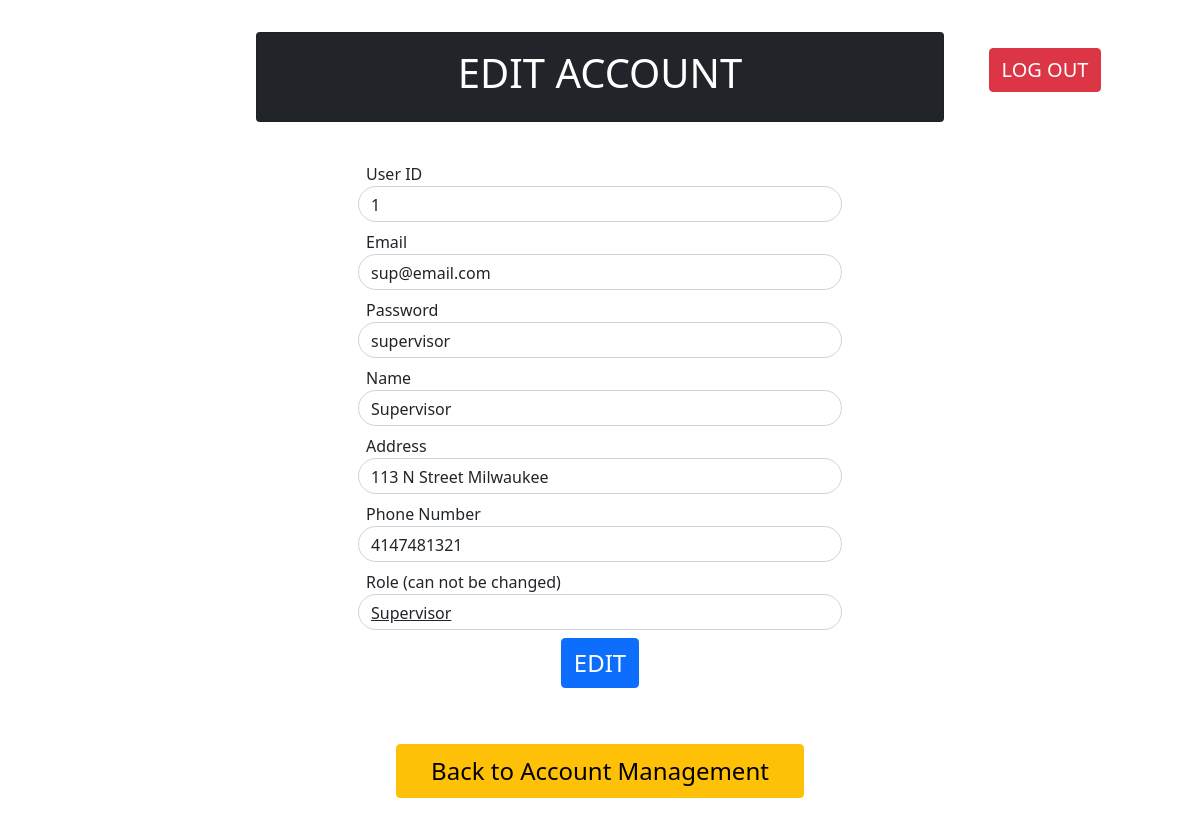
/editAccount/1/ (signed in), run on the app's committed database.
### proj_app/models.py (models this page shows)
class MyUserModel(models.Model):
    user_id = models.AutoField(primary_key=True)
    name = models.CharField(max_length=50)
    email = models.CharField(max_length=100)
    password = models.CharField(max_length=20)
    address = models.CharField(max_length=100)
    phone_number = models.CharField(max_length=12)
    role = models.IntegerField()

### proj_app/views.py (the view, shortened to what this page needs)
# urls.py: path('editAccount/<int:id>/', EditAccount.as_view()),
class EditAccount(View):
    def get(self, request, id):
        print(str(id))
        driver = Driver(request.session["currentUser"])
        account = driver.accountList[MyUserModel.objects.get(user_id=id).email]  # getting the account by user id
        verify = ["", "", "", "", "", "", ""]
        roleStr = ""
        role = MyUserModel.objects.get(user_id=id).role  # getting the role
        request.session['editRole'] = role
        if(role == 0):
            roleStr = "Supervisor"
        elif(role == 1):
            roleStr = "Instructor"
        elif(role == 2):
            roleStr = "TA"
        request.session['editRoleString'] = roleStr   # putting blank role
        values = {
            'id': account.getID(),
            'email': account.getEmail(),
            'password': account.getPassword(),
            'name': account.getName(),
            'address': account.getAddress(),
            'phoneNum': account.getPhoneNum(),
            'role': roleStr,
            'v_id': verify[0],
            'v_email': verify[1],
            'v_password': verify[2],
            'v_name': verify[3],
            'v_address': verify[4],
            'v_phoneNum': verify[5],
        }
        return render(request, "mainTemplates/editAccountPage.html", values)

### classes/Driver.py (called while the page is built)
    def fillCourses(self):
        things = list(CourseModel.objects.all())
        for entry in things:
            print(entry.name)
            self.courseList[entry.course_id] = Course(entry.course_id, entry.name)
            if(entry.assigned_instructor is not None):
                self.courseList[entry.course_id].assignInstructor(entry.assigned_instructor)
            if (entry.assigned_tas is not None):
                self.courseList[entry.course_id].assignTA(list(entry.assigned_tas.all()))

    def fillAccounts(self):
        things = list(MyUserModel.objects.all())
        for entry in things:
            print(entry.email)
            if (entry.role == 0):
                self.accountList[entry.email] = (Supervisor(entry.user_id, entry.email, entry.password, entry.name, entry.address, entry.phone_number))
            elif (entry.role == 1):
                self.accountList[entry.email] = (Instructor(entry.user_id, entry.email, entry.password, entry.name, entry.address, entry.phone_number))
            elif (entry.role == 2):
                self.accountList[entry.email] = (TA(entry.user_id, entry.email, entry.password, entry.name, entry.address, entry.phone_number))

### classes/course.py (called while the page is built)
    def assignTA(self, TA_list):
        self.setTA_list(TA_list)

    def setTA_list(self, TA_list):
        for i in TA_list:
            self.TA_list.append(i)

### classes/user.py (called while the page is built)
    def getID(self):
        return self.userId

    def getEmail(self):
        return self.email

    def getPassword(self):
        return self.password

    def getName(self):
        return self.name

    def getAddress(self):
        return self.address

    def getPhoneNum(self):
        return self.phoneNum

### templates/mainTemplates/editAccountPage.html (shortened to what this page needs)
{% extends "base.html" %}
{% block content %}
<div class="container">
        <div class="row m-4">
            <div class="col-2"></div>
            <div class="col-8">
                <div class="card text-white bg-dark text-center my-2 py-3">
                    <h1>EDIT ACCOUNT</h1>
                </div>
            </div>
            <div class="col-2 text-center">
                <a href = '/' type="button" class="btn btn-danger my-4" style="font-size: 20px">LOG OUT</a>
            </div>
        </div>
    </div>
    <div class="row">
        <form method="post">
            <div class="container col-5 p-2">
                <label style="font-size: 16px" for="id" class="px-2">User ID
                </label>
                <input style="border-radius: 45px" type="text" name="id" class="form-control mb-2 pb-1" value="{{ id }}">
                <label style="font-size: 16px" for="email" class="px-2">Email
                </label>
                <input style="border-radius: 45px" type="text" name="email" class="form-control mb-2 pb-1" value="{{ email }}">
                <label style="font-size: 16px" for="password" class="px-2">Password
                </label>
                <input style="border-radius: 45px" type="text" name="password" class="form-control mb-2 pb-1" value="{{ password }}">
                <label style="font-size: 16px" for="name" class="px-2">Name
                </label>
                <input style="border-radius: 45px" type="text" name="name" class="form-control mb-2 pb-1" value="{{ name }}">
                <label style="font-size: 16px" for="address" class="px-2">Address
                </label>
                <input style="border-radius: 45px" type="text" name="address" class="form-control mb-2 pb-1" value="{{ address }}">
                <label style="font-size: 16px" for="phoneNum" class="px-2">Phone Number
                </label>
                <input style="border-radius: 45px" type="text" name="phoneNum" class="form-control mb-2 pb-1" value="{{ phoneNum }}" >
                <label style="font-size: 16px" for="role" class="px-2">Role (can not be changed) </label>
                <a style="border-radius: 45px" class="form-control mb-2 pb-1">
                    {{ role }}
                </a>
                <div class="text-center">
                    <input style="font-size: 24px" type="submit" value="EDIT" class="btn btn-primary">
                </div>
            </div>
        </form>
        <div class="container">
        <div class="row">
            <div class="col-3"></div>
                <a href = '/accounts/' type="button" class="btn btn-warning col-4 mx-auto my-5 py-2" style="font-size: 24px">Back to Account Management</a>
            <div class="col-3"></div>
        </div>
    </div>
    </div>
{% endblock %}

### data on the page
MyUserModel: email "sup@email.com", password "supervisor", name "Supervisor", address "113 N Street Milwaukee", phoneNum "4147481321"

### other printed values
{{ role }} "Supervisor"
